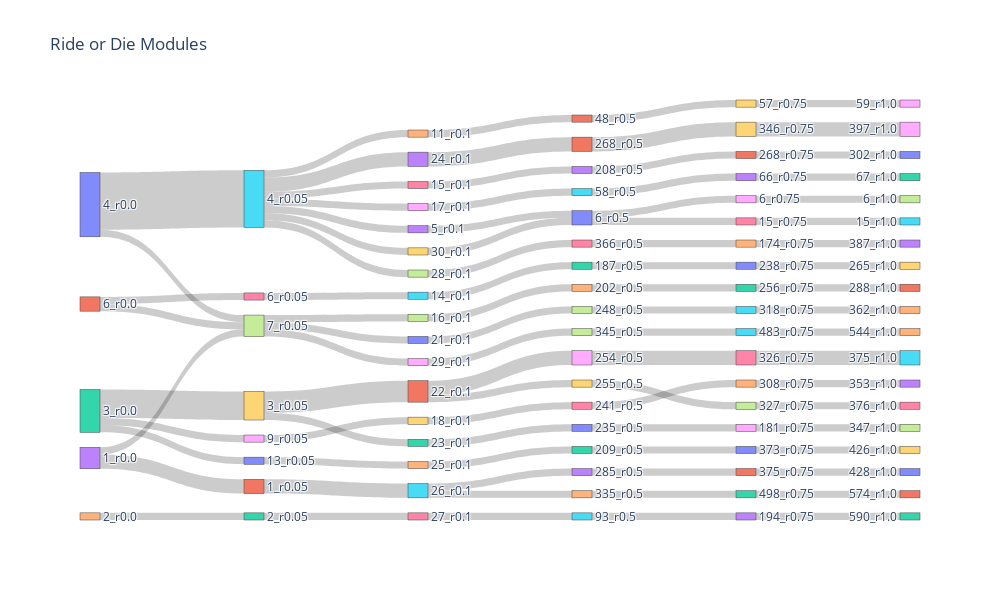

Here is the notebook cell this chart was saved with:
### Code cell
create_sankey(ride_or_die, width=1000, height=600, title='Ride or Die Modules')

### Figure 1 — Plotly figure (JSON) as saved in the notebook; plotly's stock layout.template omitted (floating-point values rounded to 4 significant figures)
{"data": [{"link": {"source": [3, 3, 4, 2, 2, 2, 0, 0, 1, 1, 10, 11, 12, 9, 9, 5, 5, 5, 5, 5, 5, 5, 6, 7, 7, 7, 8, 14, 15, 16, 17, 18, 19, 20, 21, 21, 22, 23, 24, 25, 25, 26, 27, 28, 29, 13, 32, 34, 33, 42, 40, 36, 37, 38, 39, 41, 43, 44, 47, 46, 31, 35, 30, 30, 45, 66, 64, 58, 63, 50, 52, 51, 54, 55, 56, 57, 59, 60, 61, 65, 62, 49, 53, 48], "target": [11, 7, 12, 10, 9, 8, 5, 7, 6, 7, 24, 25, 26, 21, 22, 14, 16, 18, 23, 27, 29, 13, 15, 17, 20, 28, 19, 31, 32, 33, 34, 35, 36, 37, 38, 39, 40, 41, 42, 43, 44, 45, 46, 47, 30, 30, 50, 52, 51, 60, 58, 54, 55, 56, 57, 59, 61, 62, 65, 64, 49, 53, 66, 48, 63, 85, 83, 77, 82, 69, 71, 70, 73, 74, 75, 76, 78, 79, 80, 84, 81, 68, 72, 67], "value": [2, 1, 1, 1, 4, 1, 8, 1, 1, 1, 1, 2, 1, 3, 1, 1, 1, 1, 2, 1, 1, 1, 1, 1, 1, 1, 1, 1, 1, 1, 1, 1, 1, 1, 2, 1, 1, 2, 1, 1, 1, 1, 1, 1, 1, 1, 1, 1, 1, 1, 1, 1, 1, 2, 1, 2, 1, 1, 1, 1, 1, 1, 1, 1, 1, 1, 1, 1, 1, 1, 1, 1, 1, 1, 2, 1, 2, 1, 1, 1, 1, 1, 1, 1]}, "node": {"label": ["4_r0.0", "6_r0.0", "3_r0.0", "1_r0.0", "2_r0.0", "4_r0.05", "6_r0.05", "7_r0.05", "9_r0.05", "3_r0.05", "13_r0.05", "1_r0.05", "2_r0.05", "5_r0.1", "11_r0.1", "14_r0.1", "15_r0.1", "16_r0.1", "17_r0.1", "18_r0.1", "21_r0.1", "22_r0.1", "23_r0.1", "24_r0.1", "25_r0.1", "26_r0.1", "27_r0.1", "28_r0.1", "29_r0.1", "30_r0.1", "6_r0.5", "48_r0.5", "187_r0.5", "208_r0.5", "202_r0.5", "58_r0.5", "241_r0.5", "248_r0.5", "254_r0.5", "255_r0.5", "235_r0.5", "268_r0.5", "209_r0.5", "285_r0.5", "335_r0.5", "93_r0.5", "366_r0.5", "345_r0.5", "6_r0.75", "57_r0.75", "238_r0.75", "268_r0.75", "256_r0.75", "66_r0.75", "308_r0.75", "318_r0.75", "326_r0.75", "327_r0.75", "181_r0.75", "346_r0.75", "373_r0.75", "375_r0.75", "498_r0.75", "194_r0.75", "174_r0.75", "483_r0.75", "15_r0.75", "6_r1.0", "59_r1.0", "265_r1.0", "302_r1.0", "288_r1.0", "67_r1.0", "353_r1.0", "362_r1.0", "375_r1.0", "376_r1.0", "347_r1.0", "397_r1.0", "426_r1.0", "428_r1.0", "574_r1.0", "590_r1.0", "387_r1.0", "544_r1.0", "15_r1.0"], "line": {"width": 0.5}, "pad": 15, "thickness": 20}, "type": "sankey"}], "layout": {"height": 600, "title": {"text": "Ride or Die Modules"}, "width": 1000}}
